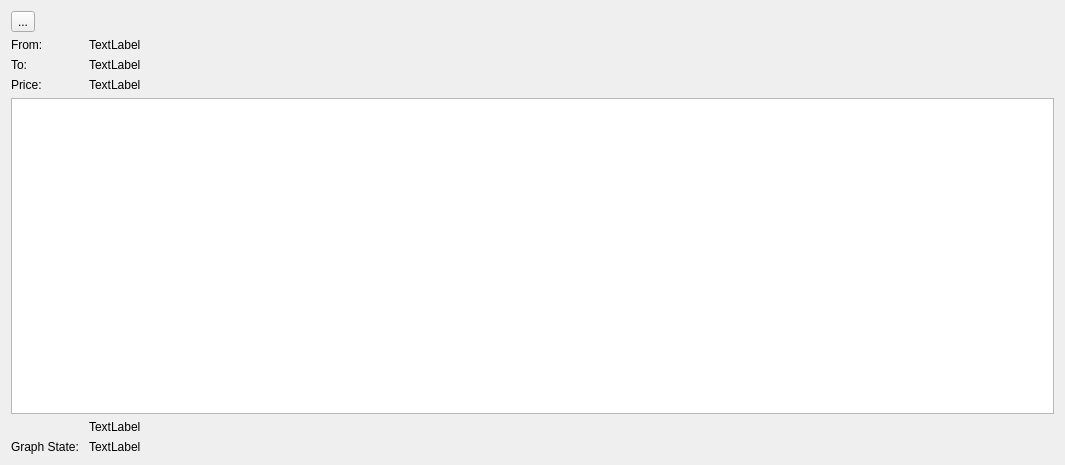
<?xml version="1.0" encoding="UTF-8"?>
<ui version="4.0">
 <class>Result_Window</class>
 <widget class="QDialog" name="Result_Window">
  <property name="geometry">
   <rect>
    <x>0</x>
    <y>0</y>
    <width>1065</width>
    <height>465</height>
   </rect>
  </property>
  <property name="windowTitle">
   <string>Dialog</string>
  </property>
  <property name="styleSheet">
   <string notr="true"/>
  </property>
  <layout class="QFormLayout" name="formLayout">
   <item row="1" column="0">
    <widget class="QLabel" name="Fromlabel">
     <property name="styleSheet">
      <string notr="true">font: 9pt &quot;SEGA LOGO FONT&quot;;</string>
     </property>
     <property name="text">
      <string>From:</string>
     </property>
    </widget>
   </item>
   <item row="1" column="1">
    <widget class="QLabel" name="FromResult">
     <property name="styleSheet">
      <string notr="true">font: 9pt &quot;SEGA LOGO FONT&quot;;</string>
     </property>
     <property name="text">
      <string>TextLabel</string>
     </property>
    </widget>
   </item>
   <item row="2" column="0">
    <widget class="QLabel" name="Tolabel">
     <property name="styleSheet">
      <string notr="true">font: 9pt &quot;SEGA LOGO FONT&quot;;</string>
     </property>
     <property name="text">
      <string>To:</string>
     </property>
    </widget>
   </item>
   <item row="2" column="1">
    <widget class="QLabel" name="ToResult">
     <property name="styleSheet">
      <string notr="true">font: 9pt &quot;SEGA LOGO FONT&quot;;</string>
     </property>
     <property name="text">
      <string>TextLabel</string>
     </property>
    </widget>
   </item>
   <item row="3" column="0">
    <widget class="QLabel" name="Pricelabel">
     <property name="styleSheet">
      <string notr="true">font: 9pt &quot;SEGA LOGO FONT&quot;;</string>
     </property>
     <property name="text">
      <string>Price:</string>
     </property>
    </widget>
   </item>
   <item row="4" column="0" colspan="2">
    <widget class="QTextEdit" name="textEdit">
     <property name="styleSheet">
      <string notr="true"/>
     </property>
    </widget>
   </item>
   <item row="0" column="0" colspan="2">
    <widget class="QToolButton" name="backtoolButton">
     <property name="text">
      <string>...</string>
     </property>
    </widget>
   </item>
   <item row="6" column="0">
    <widget class="QLabel" name="label">
     <property name="text">
      <string>Graph State: </string>
     </property>
    </widget>
   </item>
   <item row="3" column="1">
    <widget class="QLabel" name="PriceResult">
     <property name="styleSheet">
      <string notr="true">font: 9pt &quot;SEGA LOGO FONT&quot;;</string>
     </property>
     <property name="text">
      <string>TextLabel</string>
     </property>
    </widget>
   </item>
   <item row="6" column="1">
    <widget class="QLabel" name="label_2">
     <property name="text">
      <string>TextLabel</string>
     </property>
    </widget>
   </item>
   <item row="5" column="1">
    <widget class="QLabel" name="label_3">
     <property name="maximumSize">
      <size>
       <width>16777215</width>
       <height>20</height>
      </size>
     </property>
     <property name="text">
      <string>TextLabel</string>
     </property>
    </widget>
   </item>
  </layout>
 </widget>
 <resources/>
 <connections/>
</ui>
